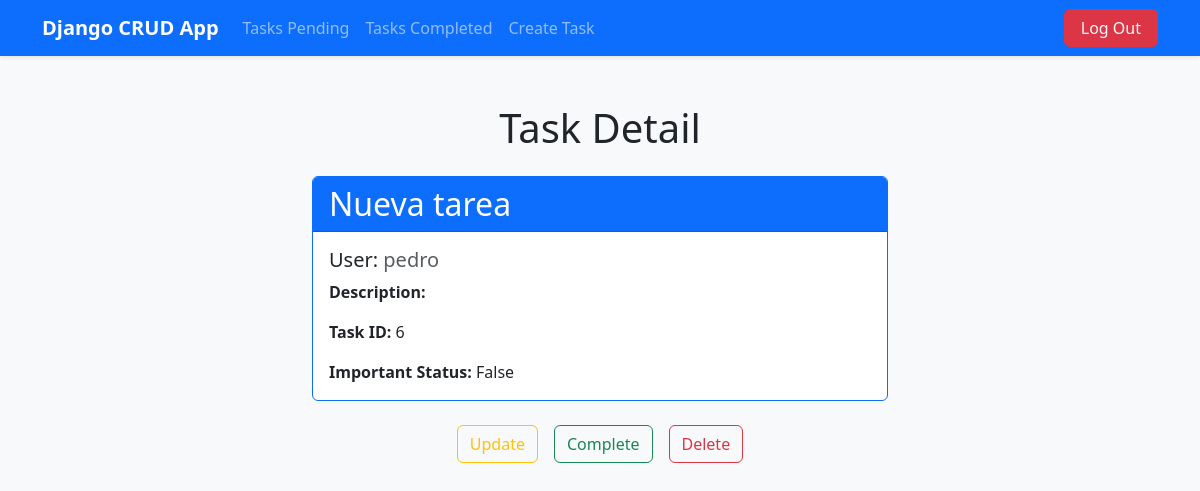
Page /tasks/6/ (signed in) on the committed database.
### crud/models.py (models this page shows, shortened)
class Task(models.Model):
    title = models.CharField(max_length=50)
    description = models.TextField(blank=True)
    created = models.DateTimeField(auto_now_add=True)
    datecompleted = models.DateTimeField(null=True, blank=True)
    important = models.BooleanField(default=False)
    user = models.ForeignKey(User, on_delete=models.CASCADE)

### crud/views.py (the view)
# urls.py: path('tasks/<int:task_id>/', crud_views.task_detail, name='task_detail'),
@login_required
def task_detail(request, task_id):
    task = get_object_or_404(Task, pk=task_id, user=request.user)
    return render(request, 'task_detail.html',{
        'task': task
    })

### crud/templates/task_detail.html (shortened to what this page needs)
{% extends 'base.html' %}
{% block content %}
    <div class="container mt-5" style="max-width: 600px;">
        <h1 class="mb-4 text-center text-dark">Task Detail</h1>
        <div class="card mb-4 border-primary">
            <div class="card-header bg-primary text-white">
                <h2 class="mb-0">{{ task.title }}</h2>
            </div>
            <div class="card-body">
                <h5 class="card-title">User:  <span class="text-muted">{{ task.user.username }}</span></h5>
                <p class="card-text"><strong>Description:</strong> {{ task.description }}</p>
                <p class="card-text"><strong>Task ID:</strong> {{ task.id }}</p>
                <p class="card-text"><strong>Important Status:</strong> {{ task.important }}</p>
            </div>
        </div>
        <div class="d-flex justify-content-center gap-3">
            <form action="{% url 'update_task' task.id %}" method="GET">
                <button type="submit" class="btn btn-outline-warning">Update</button>
            </form>
            <form action="{% url 'complete_task' task.id %}" method="POST">
                <button type="submit" class="btn btn-outline-success">Complete</button>
            </form>
            <form action="{% url 'delete_task' task.id %}" method="POST">
                <button type="submit" class="btn btn-outline-danger">Delete</button>
            </form>
        </div>
    </div>
{% endblock %}

### rows in the picture
Task: title "Nueva tarea", user.username "pedro", id "6", important "False"
